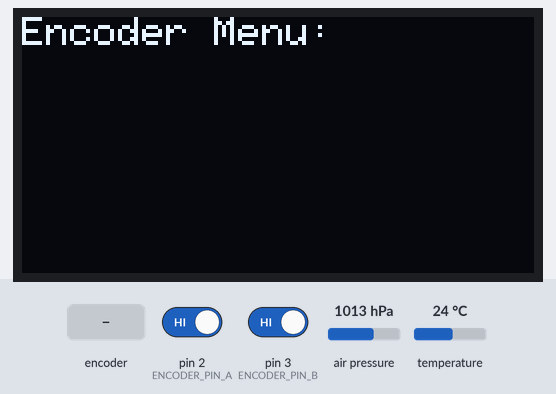
The sketch below on a simulated Arduino Uno, built with avr-gcc and run on an emulated ATmega328P. Shown: 128×64 one-colour display. Inputs (shaded band) come from the test bench; at power-on: pin 2 (ENCODER_PIN_A) HIGH, pin 3 (ENCODER_PIN_B) HIGH, air pressure 1013 hPa, temperature 24 °C. The display library's start-up logo is not drawn.

Above: at 2.09 s.
At 3.2 s:
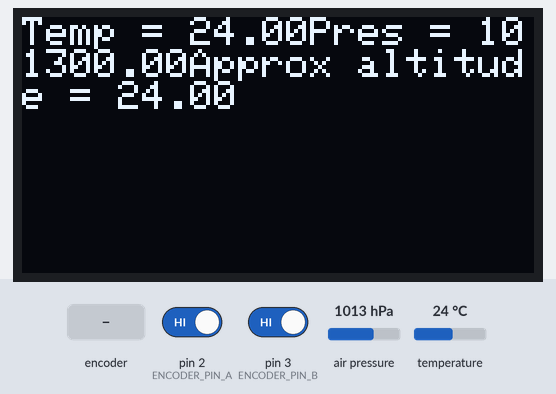
3.3 s: rotary encoder on pin 2 (ENCODER_PIN_A) / pin 3 (ENCODER_PIN_B) turned 3 steps (first pin leading)
At 4.5 s:
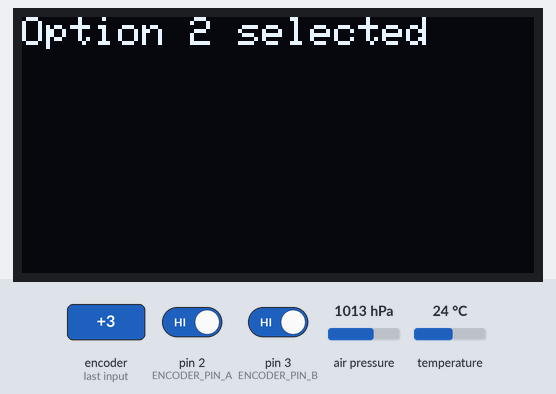
Timing chart, 0 to 6.3 s (numbered marks = the images above; inputs shaded):
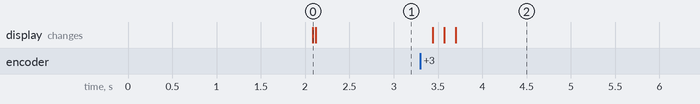

The sketch:

enc_menu_bmp.ino
```cpp
#include <Arduino.h>
#include <Wire.h>
#include <Adafruit_GFX.h>
#include <Adafruit_SH110X.h>
#include <Adafruit_BMP280.h>


//OLED
#define i2c_Address 0x3c
#define SCREEN_WIDTH 128 // OLED display width, in pixels
#define SCREEN_HEIGHT 64 // OLED display height, in pixels
#define OLED_RESET -1   //   QT-PY / XIAO
Adafruit_SH1106G display = Adafruit_SH1106G(SCREEN_WIDTH, SCREEN_HEIGHT, &Wire, OLED_RESET);

#define LOGO16_GLCD_HEIGHT 16
#define LOGO16_GLCD_WIDTH  16

//ENC
#define ENCODER_PIN_A 2
#define ENCODER_PIN_B 3

volatile int encoder_count = 0;
volatile int last_encoder_count = 0;

//bmp
Adafruit_BMP280 bmp;

void encoder_isr() {
    static int8_t prev_AB = 0;
    static int8_t seq[4] = {0, -1, 1, 0};
    int8_t current_AB = (digitalRead(ENCODER_PIN_A) << 1) | digitalRead(ENCODER_PIN_B);
    int8_t encoder_increment = seq[(prev_AB << 2) | current_AB];
    encoder_count += encoder_increment;
    prev_AB = current_AB;

}

void setup() {
    // if(!display.begin(SSD1306_SWITCHCAPVCC, 0x3C)) {
    //     Serial.println(F("SSD1306 allocation failed"));
    //     for(;;);
    // }
  display.begin(i2c_Address, true);
    pinMode(ENCODER_PIN_A, INPUT_PULLUP);
    pinMode(ENCODER_PIN_B, INPUT_PULLUP);

    attachInterrupt(digitalPinToInterrupt(ENCODER_PIN_A), encoder_isr, CHANGE);
    attachInterrupt(digitalPinToInterrupt(ENCODER_PIN_B), encoder_isr, CHANGE);

      unsigned status;
      status = bmp.begin(0x76);
    display.display();
    delay(2000); // Zaczekaj 2 sekundy przed rozpoczęciem
    display.clearDisplay();

    display.setTextSize(1);
  display.setTextColor(SH110X_WHITE);
    display.setCursor(0, 0);
    display.println("Encoder Menu:");
    display.display();

    bmp.setSampling(Adafruit_BMP280::MODE_NORMAL,     /* Operating Mode. */
                  Adafruit_BMP280::SAMPLING_X2,     /* Temp. oversampling */
                  Adafruit_BMP280::SAMPLING_X16,    /* Pressure oversampling */
                  Adafruit_BMP280::FILTER_X16,      /* Filtering. */
                  Adafruit_BMP280::STANDBY_MS_500); /* Standby time. */

    last_encoder_count = encoder_count;
}

void loop() {
    // if (encoder_count != last_encoder_count) {
    //     last_encoder_count = encoder_count;

    //     display.clearDisplay();
    //     display.setCursor(0, 0);
    //     display.print("Encoder Count: ");
    //     display.println(encoder_count);
    //     display.display();
    // }

    // Obsługa enkodera na żywo - do zmiany wyświetlanej opcji menu
    int menu_option = encoder_count % 3 + 1;

    switch (menu_option) {
        case 1:
            display.clearDisplay();
            display.setCursor(0, 0);
            // display.println("Option 1 selected");
            display.print("Temp = ");
            display.print(bmp.readTemperature());
            display.print("Pres = ");
            display.print(bmp.readPressure());
            display.print("Approx altitude = ");
            display.print(bmp.readTemperature());
            display.display();
            break;
        case 2:
            display.clearDisplay();
            display.setCursor(0, 0);
            display.println("Option 2 selected");
            display.display();
            break;
          case 3:
            display.clearDisplay();
            display.setCursor(0, 0);
            display.println("Option 3 selected");
            display.display();
            break;
        default:
            break;
    }

    delay(100); // Opóźnienie do stabilizacji enkodera
}
```

road.ino
```cpp
#include <math.h>
#include <string.h>
#define MAX_VILLAGE_NAME_LENGTH 15
#define DEGREES_TO_METERS_LATITUDE 78710
#define DEGREES_TO_METERS_LONGITUDE 78605

struct Localisation {
    float longitude;
    float latitude;
    char villageName[MAX_VILLAGE_NAME_LENGTH];
};


struct Journey {
    float duration;
    float distance;
    char direction[3];
};

void calc_journey(Journey *road, Localisation gps, Localisation destination){

  float ref_latitude = destination.latitude - gps.latitude;
  float ref_longitude = destination.longitude - gps.longitude;
  road->distance = hypot(ref_latitude*DEGREES_TO_METERS_LATITUDE, ref_longitude*DEGREES_TO_METERS_LATITUDE)/1000;
  road->duration = road->distance/5.0;


  if (ref_latitude == 0) {
    // Handle cases when ref_latitude is 0
    if (ref_longitude > 0) road->direction[0] = 'E';
    else if (ref_longitude < 0) road->direction[0] = 'W';
  }
  else if (ref_longitude == 0) {
    // Handle cases when ref_latitude is 0
    if (ref_latitude > 0) road->direction[0] = 'N';
    else if (ref_latitude < 0) road->direction[0] = 'S';
  }
  else if (ref_latitude > 0){
    (ref_longitude > 0) ? strcpy(road->direction, "NE") : strcpy(road->direction, "NW");
  }

  else{
    (ref_longitude > 0) ? strcpy(road->direction, "SE") : strcpy(road->direction, "SW");
  }
}


//funkcja zwraca dystans czas i kierunek
int main() {
  // Example values for gps and destination objects
  Localisation gps = {40.7128, -74.0060, "New York City"};
  Localisation destination = {34.0522, -118.2437, "Los Angeles"};
  Journey road;     //travel, route
  calc_journey(&road, gps, destination);
;
// Serial.print(); // Print voltage with 2 decimal places
  delay(1000); // Delay for 1 second
  return 0;
}
```

Measured:
- after the input at 3.3 s, the display: changes after 0.14 s (image 2)
